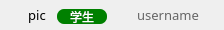
<?xml version="1.0" encoding="UTF-8"?>
<ui version="4.0">
 <class>InSpeechMemberItemWidget</class>
 <widget class="QWidget" name="InSpeechMemberItemWidget">
  <property name="geometry">
   <rect>
    <x>0</x>
    <y>0</y>
    <width>224</width>
    <height>30</height>
   </rect>
  </property>
  <property name="windowTitle">
   <string>Form</string>
  </property>
  <layout class="QGridLayout" name="gridLayout">
   <property name="leftMargin">
    <number>5</number>
   </property>
   <property name="topMargin">
    <number>5</number>
   </property>
   <property name="rightMargin">
    <number>5</number>
   </property>
   <property name="bottomMargin">
    <number>5</number>
   </property>
   <property name="horizontalSpacing">
    <number>10</number>
   </property>
   <property name="verticalSpacing">
    <number>0</number>
   </property>
   <item row="0" column="2">
    <widget class="QLabel" name="account_type_label">
     <property name="minimumSize">
      <size>
       <width>50</width>
       <height>15</height>
      </size>
     </property>
     <property name="maximumSize">
      <size>
       <width>50</width>
       <height>11</height>
      </size>
     </property>
     <property name="font">
      <font>
       <family>微软雅黑</family>
       <pointsize>9</pointsize>
      </font>
     </property>
     <property name="styleSheet">
      <string notr="true">QLabel {
	border-radius: 7px;
	color: #ffffff;
	background: green;
}</string>
     </property>
     <property name="text">
      <string>学生</string>
     </property>
     <property name="scaledContents">
      <bool>false</bool>
     </property>
     <property name="alignment">
      <set>Qt::AlignCenter</set>
     </property>
     <property name="margin">
      <number>0</number>
     </property>
     <property name="indent">
      <number>-1</number>
     </property>
    </widget>
   </item>
   <item row="0" column="3">
    <widget class="QLabel" name="username_text">
     <property name="font">
      <font>
       <family>微软雅黑</family>
       <pointsize>10</pointsize>
      </font>
     </property>
     <property name="styleSheet">
      <string notr="true">QLabel {
	color: #666666;
	background: none;
}</string>
     </property>
     <property name="text">
      <string>username</string>
     </property>
     <property name="alignment">
      <set>Qt::AlignCenter</set>
     </property>
    </widget>
   </item>
   <item row="0" column="0">
    <widget class="QLabel" name="writing_pic">
     <property name="minimumSize">
      <size>
       <width>12</width>
       <height>12</height>
      </size>
     </property>
     <property name="maximumSize">
      <size>
       <width>12</width>
       <height>12</height>
      </size>
     </property>
     <property name="styleSheet">
      <string notr="true">QLabel {
	background: none;
}</string>
     </property>
     <property name="text">
      <string/>
     </property>
     <property name="pixmap">
      <pixmap resource="../../Status.qrc">:/pic/Resources/material/pic/writing.png</pixmap>
     </property>
     <property name="scaledContents">
      <bool>true</bool>
     </property>
    </widget>
   </item>
   <item row="0" column="1">
    <widget class="QLabel" name="user_pic">
     <property name="minimumSize">
      <size>
       <width>20</width>
       <height>20</height>
      </size>
     </property>
     <property name="maximumSize">
      <size>
       <width>20</width>
       <height>20</height>
      </size>
     </property>
     <property name="font">
      <font>
       <family>微软雅黑</family>
       <pointsize>10</pointsize>
      </font>
     </property>
     <property name="styleSheet">
      <string notr="true">background: none;</string>
     </property>
     <property name="text">
      <string>pic</string>
     </property>
     <property name="scaledContents">
      <bool>true</bool>
     </property>
     <property name="alignment">
      <set>Qt::AlignCenter</set>
     </property>
    </widget>
   </item>
  </layout>
 </widget>
 <resources>
  <include location="../../Status.qrc"/>
 </resources>
 <connections/>
</ui>
